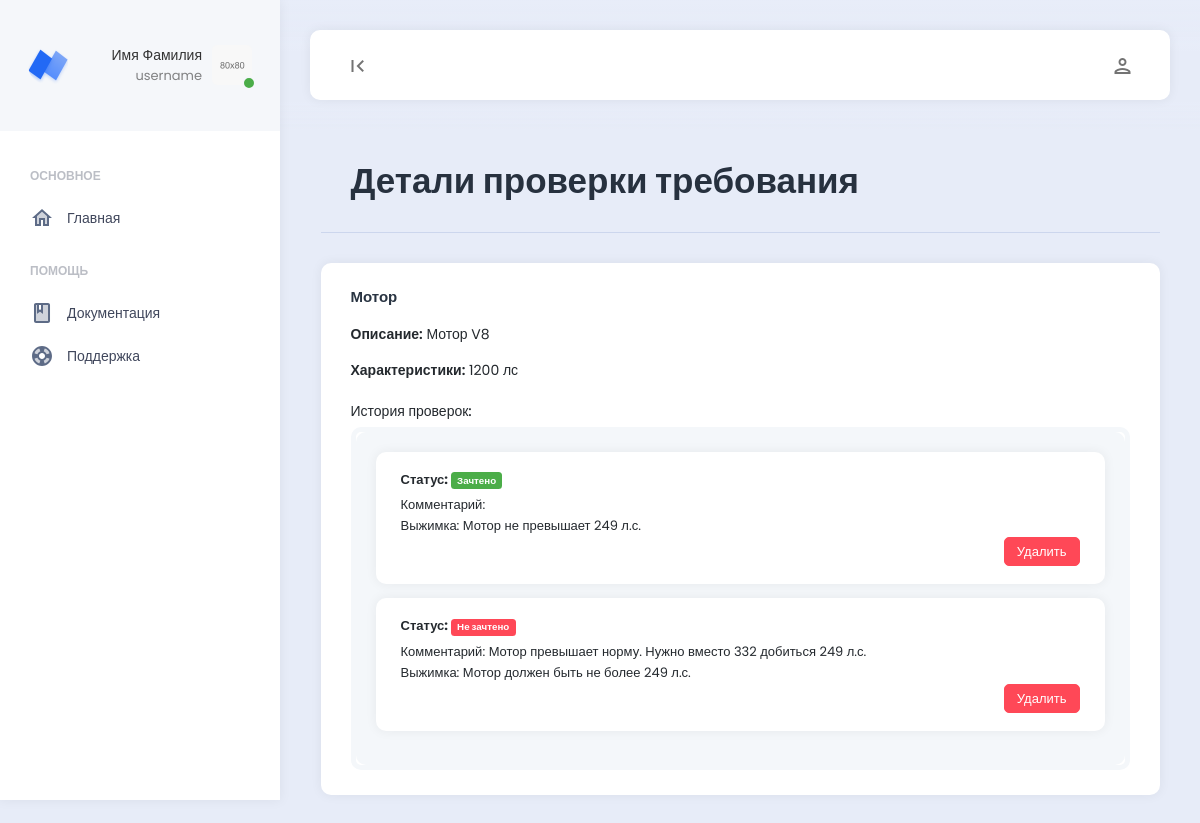
The app's page /project/1/requirement/2/check with its own data.
### main/models.py (models this page shows, shortened)
class Requirement(models.Model):
    CATEGORY_CHOICES = [
        ('wheelbase', 'Колесная база'),
        ('engine', 'Двигатель'),
        ('transmission', 'Трансмиссия'),
        ('brakes', 'Тормоза'),
        ('suspension', 'Подвеска'),
        ('windows', 'Стекла'),
        ('fuel_system', 'Топливная система'),
        ('lighting', 'Световая система'),
        ('exhaust', 'Выхлопная система'),
        ('safety', 'Система безопасности'),
    ]
    project = models.ForeignKey(Project, on_delete=models.CASCADE, related_name='requirements')
    category = models.CharField(max_length=50, choices=CATEGORY_CHOICES, verbose_name='Категория', default='', null=True)
    title = models.CharField(max_length=200, verbose_name='Название', default='', null=True)
    description = models.TextField(verbose_name='Описание', default='', null=True)
    characteristics = models.TextField(verbose_name='Характеристики', default='', null=True)

class RequirementCheck(models.Model):
    requirement = models.ForeignKey(Requirement, on_delete=models.CASCADE, related_name='checks')
    summary_sert = models.TextField(verbose_name='Выжимка', blank=True, default='', null=True)
    is_passed = models.BooleanField(verbose_name='Зачитывается', default=False)
    comment = models.TextField(verbose_name='Комментарий', blank=True, default='', null=True)

### main/views.py (the view)
# urls.py: path('project/<int:project_id>/requirement/<int:requirement_id>/check', views.check_detail, name='check_detail'),
@csrf_exempt
def check_detail(request, project_id, requirement_id):
    requirement = get_object_or_404(Requirement, id=requirement_id, project_id=project_id)
    checks = RequirementCheck.objects.filter(requirement=requirement)
    return render(request, 'main/check_detail.html', {'requirement': requirement, 'checks': checks})

### main/templates/main/check_detail.html (shortened to what this page needs)
{% extends 'main/base.html' %}
{% block content %}
    {% load static %}
    <div class="app-content">
        <div class="content-wrapper">
            <div class="container">
                <div class="row">
                    <div class="col">
                        <div class="page-description">
                            <h1>Детали проверки требования</h1>
                        </div>
                    </div>
                </div>
                <div class="row">
                    <div class="col-xl-12">
                        <div class="card">
                            <div class="card-header">
                                <h5 class="card-title">{{ requirement.title }}</h5>
                            </div>
                            <div class="card-body">
                                <p><strong>Описание:</strong> {{ requirement.description }}</p>
                                <p><strong>Характеристики:</strong> {{ requirement.characteristics }}</p>
                                <h6 class="mt-4">История проверок:</h6>
                                <ul class="list-group">
                                    <div class="example-container">
                                        <div class="example-content bg-light">
                                            {% for check in checks %}
                                                <div class="alert alert-custom" role="alert">
                                                    <div class="alert-content">
                                                        <span class="alert-title">Статус: <span class="badge {% if check.is_passed %}bg-success{% else %}bg-danger{% endif %}">{% if check.is_passed %}Зачтено{% else %}Не зачтено{% endif %}</span></span>
                                                        <span class="alert-text">Комментарий: {{ check.comment }}</span>
                                                        <span class="alert-text">Выжимка: {{ check.summary_sert }}</span>
                                                        <a href="{% url 'delete_check' requirement.project.id requirement.id check.id %}" class="btn btn-danger btn-sm float-end">Удалить</a>
                                                    </div>
                                                </div>
                                            {% empty %}
                                                <div class="alert alert-custom" role="alert">
                                                    <div class="alert-content">
                                                        <span class="alert-text">Нет записей о проверках</span>
                                                    </div>
                                                </div>
                                            {% endfor %}
                                        </div>
                                    </div>
                                </ul>
                            </div>
                        </div>
                    </div>
                </div>
            </div>
        </div>
    </div>
{% endblock %}

### records on screen
Requirement: title "Мотор", description "Мотор V8", characteristics "1200 лс"
RequirementCheck: is_passed "Зачтено", summary_sert "Мотор не превышает 249 л.с."
RequirementCheck: is_passed "Не зачтено", comment "Мотор превышает норму. Нужно вместо 332 добиться 249 л.с.", summary_sert "Мотор должен быть не более 249 л.с."
